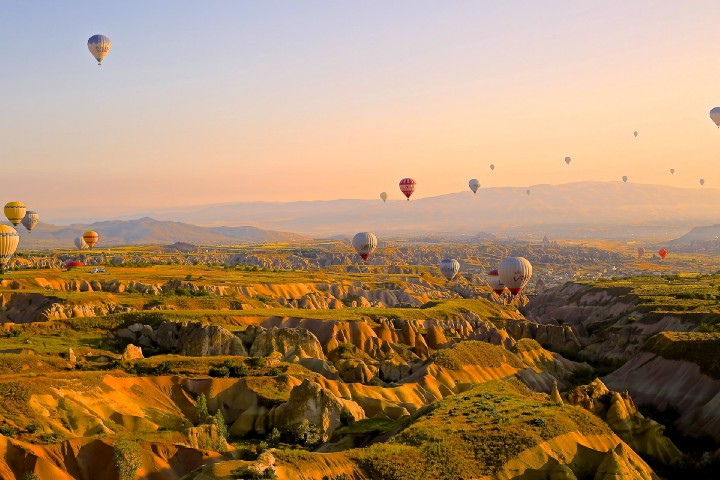
#> input picture picture.jpeg, 720 x 480 px, given in place of control.png, which was not available
$ python Colors.py
#> lines starting #> are read from the running program, lines starting #| are printed output that depends on the picture; pictures that were not available may be replaced by others from this repository, and a replacement may not be noted
import pandas as pd
import numpy as np
import matplotlib.pyplot as plt, mpld3
from sklearn.cluster import KMeans
from collections import Counter
from skimage.color import rgb2lab, deltaE_cie76
import cv2
#from site import figure
plt.style.use('ggplot')
plt.rcParams['font.family'] = 'sans-serif'
plt.rcParams['font.serif'] = 'Ubuntu'
plt.rcParams['font.monospace'] = 'Ubuntu Mono'
plt.rcParams['font.size'] = 14
plt.rcParams['axes.labelsize'] = 12
plt.rcParams['axes.labelweight'] = 'bold'
plt.rcParams['axes.titlesize'] = 12
plt.rcParams['xtick.labelsize'] = 12
plt.rcParams['ytick.labelsize'] = 12
plt.rcParams['legend.fontsize'] = 12
plt.rcParams['figure.titlesize'] = 12
plt.rcParams['image.cmap'] = 'jet'
plt.rcParams['image.interpolation'] = 'none'
plt.rcParams['figure.figsize'] = (10, 10)
plt.rcParams['axes.grid']=False
plt.rcParams['lines.linewidth'] = 2
plt.rcParams['lines.markersize'] = 8
colors = ['xkcd:pale orange', 'xkcd:sea blue', 'xkcd:pale red', 'xkcd:sage green', 'xkcd:terra cotta', 'xkcd:dull purple', 'xkcd:teal', 'xkcd: goldenrod', 'xkcd:cadet blue',
'xkcd:scarlet']

def get_image(image_path):
#> called with image_path = 'control.png'
    image = cv2.imread(image_path)
#> image is the input picture: shape (480, 720, 3); mean B, G, R 104, 137.4, 168.5
    image = cv2.cvtColor(image, cv2.COLOR_BGR2RGB)
    return image

def RGB2HEX(color):
    return "#{:02x}{:02x}{:02x}".format(int(color[0]), int(color[1]), int(color[2]))

img_name = "control.png" #input("Name of picture as well as its extension.\nPicture must be in the same folder as \"Colors.py\" file.\n")
#picture.jpeg
image = get_image(img_name)
number_of_colors = 5
modified_image = image.reshape(image.shape[0]*image.shape[1], 3)
clf = KMeans(n_clusters = number_of_colors) #.fit(modified_image)
labels = clf.fit_predict(modified_image) #labels_ #

counts = Counter(labels)
#> counts = {2: 133329, 0: 47228, 1: 59029, 3: 63812, 4: 42202}
#rev_vals = (counts.values)

center_colors = clf.cluster_centers_
ordered_colors = [center_colors[i] for i in counts.keys()]#smallest to biggest
#> ordered_colors = [[228.9, 206.2, 192.8], [198.4, 163.1, 138.7], [122, 85.64, 31.52], [51.73, 35.74, 12.91], [185.9, 117.1, 23.34]]
hex_colors = [RGB2HEX(ordered_colors[i]) for i in range(len(ordered_colors))]
#> hex_colors = ['#e4cec0', '#c6a38a', '#7a551f', '#33230c', '#b97517']
rgb_colors = [ordered_colors[i] for i in counts.keys()]
#> rgb_colors = [[122, 85.64, 31.52], [228.9, 206.2, 192.8], [198.4, 163.1, 138.7], [51.73, 35.74, 12.91], [185.9, 117.1, 23.34]]

def Pie_fig():
    fig1, ax1 = plt.subplots(1,1, figsize=(4,4))
    fig1.canvas.draw_idle()
    plt.title('Colors Detection Number = 10', fontsize=20)
    ax1.pie(counts.values(), labels = hex_colors, colors = hex_colors,frame=False, radius=.8,labeldistance=1.08,)
    PieChart = mpld3.fig_to_html(fig1, template_type= "simple")
    return PieChart

#Pie_fig()

fig1, ax1 = plt.subplots(1,1, figsize=(4,4))
fig1.canvas.draw_idle()
plt.title('Colors Detection (Number = %s)' %number_of_colors, fontsize=20)
ax1.pie(counts.values(), labels = hex_colors, colors = hex_colors,frame=False, radius=.8,labeldistance=1.08, autopct='%1.1f%%') #, autopct='%1.1f%%' for percents
plt.show()
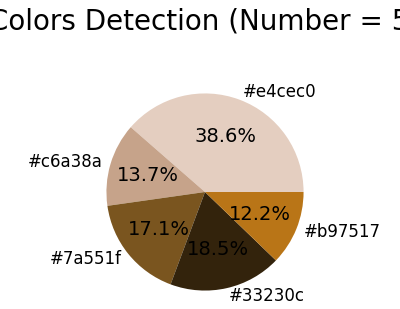
#> figure drawn by matplotlib, 1 panel


for i in range(len(rgb_colors)):
    rgb_colors[i] = rgb_colors[i].astype(int)
#> this loop made 5 passes
#> after the loop, rgb_colors = [[122, 85, 31], [228, 206, 192], [198, 163, 138], [51, 35, 12], [185, 117, 23]]

#The following block of code is not yet neccessary for program.
"""
def inthreshold(array):
    count = 0
    for i in range(len(array)):
        if array[i]>=-12 and array[i]<=12:
            count=count+1
    return count

def show_color(col_index):
    color = col_index
    sub_image = (image-rgb_colors[color])
    ZEROS_VALUES = []
    COUNT = []
    for i in range(len(sub_image)):
        for j in range(len(sub_image[i])):
            e = sub_image[i,j]
            #print(e.shape)
            count = inthreshold(e)
            COUNT.append(count)
            if count==2:
                ZEROS_VALUES.append([i,j])
    color_arr=(np.zeros((16,16,3))+rgb_colors[color]).astype(int)
    normalized = sub_image - sub_image.min()
    normalized = ((sub_image/sub_image.max())*255).astype(int)
    ZEROS_IMAGE = image.copy()

    for i in range(len(ZEROS_VALUES)):
        ZEROS_IMAGE[ZEROS_VALUES[i][0],ZEROS_VALUES[i][1],:] = [250,250,250]
    plt.subplot(1,3,1)
    plt.imshow(ZEROS_IMAGE.astype(int))
    plt.subplot(1,3,2)
    plt.imshow(image)
    plt.subplot(1,3,3)
    #pwargs = {'interpolation':'nearest'}
    plt.imshow(color_arr)

show_color(4)
"""

def square_maker():
    inp_img = image
    h = int(image.shape[0])
#> h = 480
    step_h = int(h/10)
#> step_h = 48
    w = int(image.shape[1])
#> w = 720
    step_w = int(w/10)
#> step_w = 72
    X = np.arange(0,h+step_h,step_h)
    Y =np.arange(0,w+step_w,step_w)
    squares = [inp_img[0:step_h,0:step_w]]
    for i in range(0,len(X)-1):
        for j in range(0,len(Y)-1):
            squares.append(inp_img[X[i]:X[i+1],Y[j]:Y[j+1]])
#> after the loop, squares = 101 items
    return np.array(squares)[1::]

def color_computing(array):
    DIFF = []
    squared_image = square_maker()
    for square in squared_image:
        DIFF_COLOR = []
        for color in range(len(rgb_colors)):
            diff = np.abs(square - rgb_colors[color])
            DIFF_COLOR.append(diff.mean())
        DIFF.append(DIFF_COLOR)
#> this loop made 100 passes
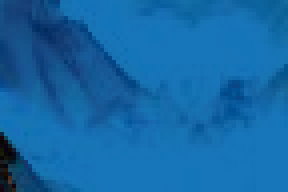
#> diff: shape (48, 72, 3) int64 (shown 4 times larger); mean of channels 0, 1, 2 166.5, 103.4, 20.3; drawn as B, G, R
#> after the loop, DIFF = 100 items
    return np.array(DIFF)

def best_color_plot(selected_slice):
    plt.subplot(1,2,1)
    plt.title('Retrieved Color')
    plt.imshow((np.zeros((16,16,3))+ rgb_colors[color_computing(image)[selected_slice].argmin()]).astype(int))
    plt.subplot(1,2,2)
    plt.title('Selected Square: '+ str(selected_slice))
    plt.imshow(square_maker()[selected_slice])
    #plt.show()


best_color_plot(5)

best_color_plot(25)
#> the loop in color_computing (call 2), `for square in squared_image:` made 100 passes

best_color_plot(90)

#The following block of code is not yet neccessary for program.
"""
def build_summary():
    results = color_computing(image)
    cols = ['Square Number'] + hex_colors
    sorted_results = pd.DataFrame(columns= cols)
    k=0

    for r in results:
        d = {'Square Number':int(k)}
        for c in range(len(hex_colors)):
            d[hex_colors[c]] = r[c]*100/r.sum()
        #sorted_results = sorted_results.pd.concat(d, pd.Dataframe.from_records())  #(d,ignore_index=True)
        sorted_results = pd.concat([sorted_results, pd.DataFrame.from_records([{ 'a': 1, 'b': 2 }])])
        k=k+1
    sorted_results['Square Number'] = sorted_results['Square Number'].astype(int)
    return sorted_results

summary_image = build_summary()

summary_image.head()
"""
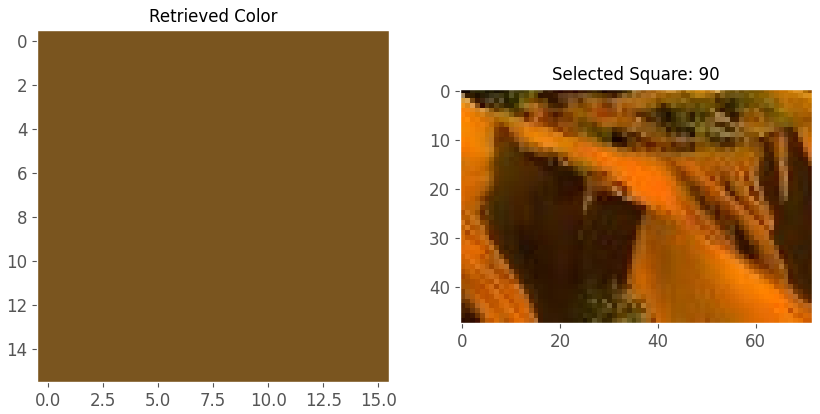
#> figure drawn by matplotlib, 2 panels
